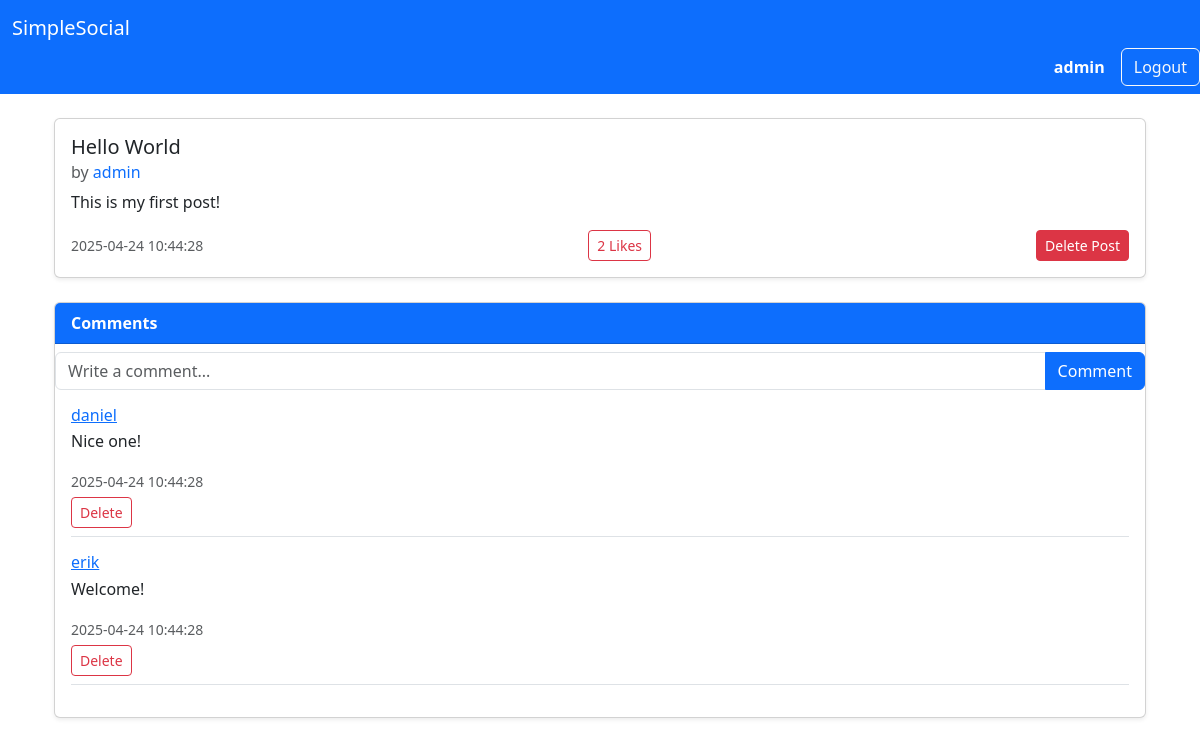
Page /post/1 (signed in) on the committed database.
### tables this page shows
CREATE TABLE posts (
    post_id INTEGER PRIMARY KEY,
    user_id INTEGER NOT NULL,
    title TEXT NOT NULL,
    content TEXT NOT NULL,
    date TIMESTAMP DEFAULT CURRENT_TIMESTAMP,
    FOREIGN KEY (user_id) REFERENCES users (user_id)
);

CREATE TABLE users (
    user_id INTEGER PRIMARY KEY,
    username VARCHAR(15) UNIQUE NOT NULL,
    password VARCHAR(255) NOT NULL,
    email VARCHAR(50) UNIQUE NOT NULL,
    role TEXT NOT NULL CHECK(role IN ('admin', 'user')),
    date TIMESTAMP DEFAULT CURRENT_TIMESTAMP
);

CREATE TABLE comments (
    comment_id INTEGER PRIMARY KEY,
    post_id INTEGER NOT NULL,
    user_id INTEGER NOT NULL,
    content TEXT NOT NULL,
    date TIMESTAMP DEFAULT CURRENT_TIMESTAMP,
    FOREIGN KEY (post_id) REFERENCES posts (post_id),
    FOREIGN KEY (user_id) REFERENCES users (user_id)
);

### app.py (the view)
@app.route("/post/<int:post_id>", methods=["GET"])
def post(post_id):
    db = get_db()
    post = select_post_by_id(db, post_id)
    if not post:
        abort(404)
    comments = select_comments_by_post_id(db, post_id)
    return render_template('post.html', post=post, comments=comments)

### app.py (called while the page is built)
def get_db():
    if not hasattr(g, "_database"):
        print("Creating new database connection")
        g._database = create_connection(database)
    return g._database

@app.teardown_appcontext
def teardown_db(error):
    db = getattr(g, '_database', None)
    if db is not None:
        print("Closing database connection")
        db.close()

### setup_db.py (called while the page is built)
def create_connection(db_file):
    conn = None
    try:
        conn = sqlite3.connect(db_file)
        return conn
    except Error as e:
        print(f"Error: {e}")
    return conn

def select_post_by_id(conn, post_id):
    try:
        conn.row_factory = sqlite3.Row
        cur = conn.cursor()
        sql = """
        SELECT p.post_id, p.title, p.content,
        p.date AS post_date,
        u.username AS post_author,
        (
            SELECT COUNT(*)
            FROM likes l
            WHERE l.post_id = p.post_id
        ) AS like_count
        FROM posts p
        JOIN users u ON p.user_id = u.user_id
        WHERE p.post_id = ?
        """
        cur.execute(sql, (post_id,))
        return cur.fetchone()
    except Exception as e:
        print("Error fetching post by ID:", e)
        return None

def select_comments_by_post_id(conn, post_id):
    try:
        conn.row_factory = sqlite3.Row
        cur = conn.cursor()
        sql = """
        SELECT c.comment_id, c.content, c.date AS comment_date, u.username AS comment_author
        FROM comments c
        JOIN users u ON c.user_id = u.user_id
        WHERE c.post_id = ?
        ORDER BY c.date ASC
        """
        cur.execute(sql, (post_id,))
        return cur.fetchall()
    except Exception as e:
        print("Error fetching comments:", e)
        return []

### templates/post.html (shortened to what this page needs)
{% extends "base.html" %}
{% block content %}
<div class="container mt-4">
    <div class="card mb-4 shadow-sm">
        <div class="card-body">
            <h5 class="card-title">{{ post.title }}</h5>
            <h6 class="card-subtitle text-muted mb-2">
                by
                <a href="{{ url_for('profile', username=post.post_author) }}" class="text-decoration-none">
                    {{ post.post_author }}
                </a>
            </h6>
            <p class="card-text">{{ post.content }}</p>
            <div class="d-flex justify-content-between align-items-center">
                <small class="text-muted">{{ post.post_date }}</small>
                <form method="POST" action="{{ url_for('like_post', post_id=post.post_id) }}">
                    <button type="submit" class="btn btn-sm btn-outline-danger">
                        {{ post.like_count }} Likes
                    </button>
                </form>
                {% if session.username == post.post_author or session.role == "admin" %}
                <form method="POST" action="{{ url_for('delete_post', post_id=post.post_id) }}">
                    <button type="submit" class="btn btn-sm btn-danger">Delete Post</button>
                </form>
                {% endif %}
            </div>
        </div>
    </div>
    <div class="card mb-4 shadow-sm">
        <div class="card-header bg-primary text-white">
            <strong>Comments</strong>
        </div>
        <form method="POST" action="{{ url_for('comment_post', post_id=post.post_id) }}">
            <div class="input-group mt-2">
                <input type="text" name="content" class="form-control" maxlength="255" placeholder="Write a comment..." required>
                <button type="submit" class="btn btn-primary">Comment</button>
            </div>
        </form>
        <div class="card-body">
            {% for comment in comments %}
            <div class="mb-3 border-bottom pb-2">
                <h6 class="mb-1">
                    <a href="{{ url_for('profile', username=comment.comment_author) }}">
                      {{ comment.comment_author }}
                    </a>
                  </h6>                <p>{{ comment.content }}</p>
                <small class="text-muted">{{ comment.comment_date }}</small>
                {% if session.username == comment.comment_author or session.role == "admin" %}
                <form method="POST" action="{{ url_for('delete_comment', comment_id=comment.comment_id) }}">
                    <button type="submit" class="btn btn-sm btn-outline-danger btn-sm mt-1">Delete</button>
                </form>
                {% endif %}
            </div>
            {% else %}
            <p class="text-muted">No comments yet.</p>
            {% endfor %}
        </div>
    </div>
{% endblock %}

### rows in the picture
posts: title "Hello World", content "This is my first post!", post_date "2025-04-24 10:44:28"
users: post_author "admin"
comments: comment_author "daniel", content "Nice one!", comment_date "2025-04-24 10:44:28"
comments: comment_author "erik", content "Welcome!", comment_date "2025-04-24 10:44:28"

### other values in the picture
{{ session.get('username') }} "admin"
{{ post.like_count }} "2"
